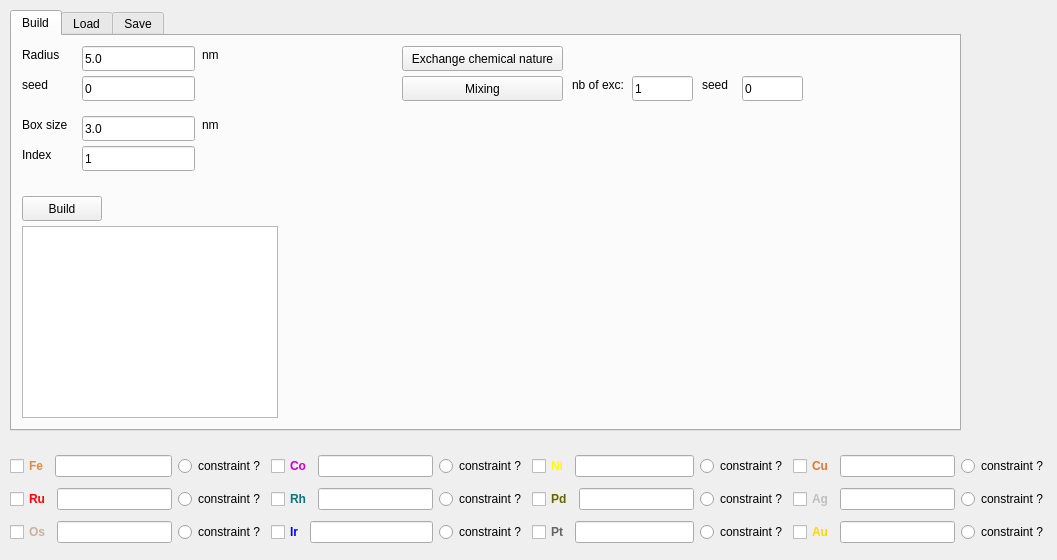
    <widget class="QWidget" name="Build">
     <attribute name="title">
      <string>1 - Build</string>
     </attribute>
     <widget class="QTabWidget" name="tabWidget_7">
      <property name="geometry">
       <rect>
        <x>10</x>
        <y>10</y>
        <width>951</width>
        <height>421</height>
       </rect>
      </property>
      <property name="currentIndex">
       <number>0</number>
      </property>
      <widget class="QWidget" name="tab_2">
       <attribute name="title">
        <string>Build</string>
       </attribute>
       <widget class="QLineEdit" name="WD_lineedit_seed">
        <property name="geometry">
         <rect>
          <x>70</x>
          <y>40</y>
          <width>113</width>
          <height>25</height>
         </rect>
        </property>
        <property name="text">
         <string>0</string>
        </property>
       </widget>
       <widget class="QLineEdit" name="WD_lineedit_radius">
        <property name="geometry">
         <rect>
          <x>70</x>
          <y>10</y>
          <width>113</width>
          <height>25</height>
         </rect>
        </property>
        <property name="text">
         <string>5.0</string>
        </property>
       </widget>
       <widget class="QLabel" name="WD_label_seed">
        <property name="geometry">
         <rect>
          <x>10</x>
          <y>40</y>
          <width>54</width>
          <height>17</height>
         </rect>
        </property>
        <property name="text">
         <string>seed</string>
        </property>
       </widget>
       <widget class="QLabel" name="WD_label_radius">
        <property name="geometry">
         <rect>
          <x>10</x>
          <y>10</y>
          <width>54</width>
          <height>17</height>
         </rect>
        </property>
        <property name="text">
         <string>Radius</string>
        </property>
       </widget>
       <widget class="QPushButton" name="WD_button_build">
        <property name="geometry">
         <rect>
          <x>10</x>
          <y>160</y>
          <width>80</width>
          <height>25</height>
         </rect>
        </property>
        <property name="text">
         <string>Build</string>
        </property>
       </widget>
       <widget class="PeriodicTableDialog" name="tableView">
        <property name="geometry">
         <rect>
          <x>10</x>
          <y>190</y>
          <width>256</width>
          <height>192</height>
         </rect>
        </property>
       </widget>
       <widget class="QLabel" name="WD_label_radius_unit">
        <property name="geometry">
         <rect>
          <x>190</x>
          <y>10</y>
          <width>101</width>
          <height>17</height>
         </rect>
        </property>
        <property name="text">
         <string>nm</string>
        </property>
       </widget>
       <widget class="QLabel" name="WD_label_boxsize_unit">
        <property name="geometry">
         <rect>
          <x>190</x>
          <y>80</y>
          <width>101</width>
          <height>17</height>
         </rect>
        </property>
        <property name="text">
         <string>nm</string>
        </property>
       </widget>
       <widget class="QLabel" name="WD_label_boxsize">
        <property name="geometry">
         <rect>
          <x>10</x>
          <y>80</y>
          <width>54</width>
          <height>17</height>
         </rect>
        </property>
        <property name="text">
         <string>Box size</string>
        </property>
       </widget>
       <widget class="QLineEdit" name="WD_lineedit_boxsize">
        <property name="geometry">
         <rect>
          <x>70</x>
          <y>80</y>
          <width>113</width>
          <height>25</height>
         </rect>
        </property>
        <property name="text">
         <string>3.0</string>
        </property>
       </widget>
       <widget class="QLabel" name="WD_label_configidx">
        <property name="geometry">
         <rect>
          <x>10</x>
          <y>110</y>
          <width>54</width>
          <height>17</height>
         </rect>
        </property>
        <property name="text">
         <string>Index</string>
        </property>
       </widget>
       <widget class="QLineEdit" name="WD_lineedit_configidx">
        <property name="geometry">
         <rect>
          <x>70</x>
          <y>110</y>
          <width>113</width>
          <height>25</height>
         </rect>
        </property>
        <property name="text">
         <string>1</string>
        </property>
       </widget>
       <widget class="QPushButton" name="WD_btn_exchange">
        <property name="geometry">
         <rect>
          <x>390</x>
          <y>10</y>
          <width>161</width>
          <height>25</height>
         </rect>
        </property>
        <property name="text">
         <string>Exchange chemical nature</string>
        </property>
       </widget>
       <widget class="QPushButton" name="WD_btn_mixing">
        <property name="geometry">
         <rect>
          <x>390</x>
          <y>40</y>
          <width>161</width>
          <height>25</height>
         </rect>
        </property>
        <property name="text">
         <string>Mixing</string>
        </property>
       </widget>
       <widget class="QLineEdit" name="WD_LE_mixing_nexchange">
        <property name="geometry">
         <rect>
          <x>620</x>
          <y>40</y>
          <width>61</width>
          <height>25</height>
         </rect>
        </property>
        <property name="text">
         <string>1</string>
        </property>
       </widget>
       <widget class="QLabel" name="WD_LB_mixing_nb_exc">
        <property name="geometry">
         <rect>
          <x>560</x>
          <y>40</y>
          <width>71</width>
          <height>17</height>
         </rect>
        </property>
        <property name="text">
         <string>nb of exc:</string>
        </property>
       </widget>
       <widget class="QLabel" name="WD_LB_mixing_seed">
        <property name="geometry">
         <rect>
          <x>690</x>
          <y>40</y>
          <width>51</width>
          <height>17</height>
         </rect>
        </property>
        <property name="text">
         <string>seed</string>
        </property>
       </widget>
       <widget class="QLineEdit" name="WD_LE_mixing_seed">
        <property name="geometry">
         <rect>
          <x>730</x>
          <y>40</y>
          <width>61</width>
          <height>25</height>
         </rect>
        </property>
        <property name="text">
         <string>0</string>
        </property>
       </widget>
      </widget>
      <widget class="QWidget" name="tab_3">
       <attribute name="title">
        <string>Load</string>
       </attribute>
       <widget class="QPushButton" name="WD_Btn_load">
        <property name="geometry">
         <rect>
          <x>50</x>
          <y>40</y>
          <width>80</width>
          <height>25</height>
         </rect>
        </property>
        <property name="text">
         <string>Load xyz</string>
        </property>
       </widget>
      </widget>
      <widget class="QWidget" name="tab_4">
       <attribute name="title">
        <string>Save</string>
       </attribute>
       <widget class="QPushButton" name="WD_button_save">
        <property name="geometry">
         <rect>
          <x>20</x>
          <y>20</y>
          <width>80</width>
          <height>25</height>
         </rect>
        </property>
        <property name="text">
         <string>Save</string>
        </property>
       </widget>
      </widget>
     </widget>
     <widget class="QWidget" name="layoutWidget">
      <property name="geometry">
       <rect>
        <x>10</x>
        <y>450</y>
        <width>1038</width>
        <height>101</height>
       </rect>
      </property>
      <layout class="QGridLayout" name="PeriodTab">
       <item row="0" column="0">
        <layout class="QHBoxLayout" name="row_3d">
         <item>
          <layout class="QHBoxLayout" name="param_Fe">
           <item>
            <widget class="QCheckBox" name="elt_Fe">
             <property name="autoFillBackground">
              <bool>false</bool>
             </property>
             <property name="styleSheet">
              <string notr="true">color: rgb(224,140,61);
font-weight: bold;</string>
             </property>
             <property name="text">
              <string>Fe</string>
             </property>
             <property name="autoExclusive">
              <bool>false</bool>
             </property>
            </widget>
           </item>
           <item>
            <widget class="QLineEdit" name="lineEdit_Fe"/>
           </item>
           <item>
            <widget class="QRadioButton" name="radioButton_Fe">
             <property name="text">
              <string>constraint ?</string>
             </property>
            </widget>
           </item>
          </layout>
         </item>
         <item>
          <layout class="QHBoxLayout" name="param_Co">
           <item>
            <widget class="QCheckBox" name="elt_Co">
             <property name="autoFillBackground">
              <bool>false</bool>
             </property>
             <property name="styleSheet">
              <string notr="true">color: rgb(200,0,200);
font-weight: bold;</string>
             </property>
             <property name="text">
              <string>Co</string>
             </property>
             <property name="autoExclusive">
              <bool>false</bool>
             </property>
            </widget>
           </item>
           <item>
            <widget class="QLineEdit" name="lineEdit_Co"/>
           </item>
           <item>
            <widget class="QRadioButton" name="radioButton_Co">
             <property name="text">
              <string>constraint ?</string>
             </property>
            </widget>
           </item>
          </layout>
         </item>
         <item>
          <layout class="QHBoxLayout" name="param_Ni">
           <item>
            <widget class="QCheckBox" name="elt_Ni">
             <property name="autoFillBackground">
              <bool>false</bool>
             </property>
             <property name="styleSheet">
              <string notr="true">color: rgb(255,255,0);
font-weight: bold;</string>
             </property>
             <property name="text">
              <string>Ni</string>
             </property>
             <property name="autoExclusive">
              <bool>false</bool>
             </property>
            </widget>
           </item>
           <item>
            <widget class="QLineEdit" name="lineEdit_Ni"/>
           </item>
           <item>
            <widget class="QRadioButton" name="radioButton_Ni">
             <property name="text">
              <string>constraint ?</string>
             </property>
            </widget>
           </item>
          </layout>
         </item>
         <item>
          <layout class="QHBoxLayout" name="param_Cu">
           <item>
            <widget class="QCheckBox" name="elt_Cu">
             <property name="autoFillBackground">
              <bool>false</bool>
             </property>
             <property name="styleSheet">
              <string notr="true">color: rgb(212,123,57);
font-weight: bold;</string>
             </property>
             <property name="text">
              <string>Cu</string>
             </property>
             <property name="autoExclusive">
              <bool>false</bool>
             </property>
            </widget>
           </item>
           <item>
            <widget class="QLineEdit" name="lineEdit_Cu"/>
           </item>
           <item>
            <widget class="QRadioButton" name="radioButton_Cu">
             <property name="text">
              <string>constraint ?</string>
             </property>
            </widget>
           </item>
          </layout>
         </item>
        </layout>
       </item>
       <item row="1" column="0">
        <layout class="QHBoxLayout" name="row_4d">
         <item>
          <layout class="QHBoxLayout" name="param_Ru">
           <item>
            <widget class="QCheckBox" name="elt_Ru">
             <property name="autoFillBackground">
              <bool>false</bool>
             </property>
             <property name="styleSheet">
              <string notr="true">color: rgb(255,0,0);
font-weight: bold;</string>
             </property>
             <property name="text">
              <string>Ru</string>
             </property>
             <property name="autoExclusive">
              <bool>false</bool>
             </property>
            </widget>
           </item>
           <item>
            <widget class="QLineEdit" name="lineEdit_Ru"/>
           </item>
           <item>
            <widget class="QRadioButton" name="radioButton_Ru">
             <property name="text">
              <string>constraint ?</string>
             </property>
            </widget>
           </item>
          </layout>
         </item>
         <item>
          <layout class="QHBoxLayout" name="param_Rh">
           <item>
            <widget class="QCheckBox" name="elt_Rh">
             <property name="autoFillBackground">
              <bool>false</bool>
             </property>
             <property name="styleSheet">
              <string notr="true">color: rgb(6,118,132);
font-weight: bold;</string>
             </property>
             <property name="text">
              <string>Rh</string>
             </property>
             <property name="autoExclusive">
              <bool>false</bool>
             </property>
            </widget>
           </item>
           <item>
            <widget class="QLineEdit" name="lineEdit_Rh"/>
           </item>
           <item>
            <widget class="QRadioButton" name="radioButton_Rh">
             <property name="text">
              <string>constraint ?</string>
             </property>
            </widget>
           </item>
          </layout>
         </item>
         <item>
          <layout class="QHBoxLayout" name="param_Pd">
           <item>
            <widget class="QCheckBox" name="elt_Pd">
             <property name="autoFillBackground">
              <bool>false</bool>
             </property>
             <property name="styleSheet">
              <string notr="true">color: rgb(100,100,0);
font-weight: bold;</string>
             </property>
             <property name="text">
              <string>Pd</string>
             </property>
             <property name="autoExclusive">
              <bool>false</bool>
             </property>
            </widget>
           </item>
           <item>
            <widget class="QLineEdit" name="lineEdit_Pd"/>
           </item>
           <item>
            <widget class="QRadioButton" name="radioButton_Pd">
             <property name="text">
              <string>constraint ?</string>
             </property>
            </widget>
           </item>
          </layout>
         </item>
         <item>
          <layout class="QHBoxLayout" name="param_Ag">
           <item>
            <widget class="QCheckBox" name="elt_Ag">
             <property name="autoFillBackground">
              <bool>false</bool>
             </property>
             <property name="styleSheet">
              <string notr="true">color: rgb(191,191,191);
font-weight: bold;</string>
             </property>
             <property name="text">
              <string>Ag</string>
             </property>
             <property name="autoExclusive">
              <bool>false</bool>
             </property>
            </widget>
           </item>
           <item>
            <widget class="QLineEdit" name="lineEdit_Ag"/>
           </item>
           <item>
            <widget class="QRadioButton" name="radioButton_Ag">
             <property name="text">
              <string>constraint ?</string>
             </property>
            </widget>
           </item>
          </layout>
         </item>
        </layout>
       </item>
       <item row="2" column="0">
        <layout class="QHBoxLayout" name="row_5d">
         <item>
          <layout class="QHBoxLayout" name="param_Os">
           <item>
            <widget class="QCheckBox" name="elt_Os">
             <property name="autoFillBackground">
              <bool>false</bool>
             </property>
             <property name="styleSheet">
              <string notr="true">color: rgb(201,176,156);
font-weight: bold;</string>
             </property>
             <property name="text">
              <string>Os</string>
             </property>
             <property name="autoExclusive">
              <bool>false</bool>
             </property>
            </widget>
           </item>
           <item>
            <widget class="QLineEdit" name="lineEdit_Os">
             <property name="styleSheet">
              <string notr="true"/>
             </property>
            </widget>
           </item>
           <item>
            <widget class="QRadioButton" name="radioButton_Os">
             <property name="styleSheet">
              <string notr="true"/>
             </property>
             <property name="text">
              <string>constraint ?</string>
             </property>
            </widget>
           </item>
          </layout>
         </item>
         <item>
          <layout class="QHBoxLayout" name="param_Ir">
           <item>
            <widget class="QCheckBox" name="elt_Ir">
             <property name="autoFillBackground">
              <bool>false</bool>
             </property>
             <property name="styleSheet">
              <string notr="true">color: rgb(0,0,255);
font-weight: bold;</string>
             </property>
             <property name="text">
              <string>Ir</string>
             </property>
             <property name="autoExclusive">
              <bool>false</bool>
             </property>
            </widget>
           </item>
           <item>
            <widget class="QLineEdit" name="lineEdit_Ir"/>
           </item>
           <item>
            <widget class="QRadioButton" name="radioButton_Ir">
             <property name="text">
              <string>constraint ?</string>
             </property>
            </widget>
           </item>
          </layout>
         </item>
         <item>
          <layout class="QHBoxLayout" name="param_Pt">
           <item>
            <widget class="QCheckBox" name="elt_Pt">
             <property name="autoFillBackground">
              <bool>false</bool>
             </property>
             <property name="styleSheet">
              <string notr="true">color: rgb(100,100,100);
font-weight: bold;</string>
             </property>
             <property name="text">
              <string>Pt</string>
             </property>
             <property name="autoExclusive">
              <bool>false</bool>
             </property>
            </widget>
           </item>
           <item>
            <widget class="QLineEdit" name="lineEdit_Pt"/>
           </item>
           <item>
            <widget class="QRadioButton" name="radioButton_Pt">
             <property name="text">
              <string>constraint ?</string>
             </property>
            </widget>
           </item>
          </layout>
         </item>
         <item>
          <layout class="QHBoxLayout" name="param_Au">
           <item>
            <widget class="QCheckBox" name="elt_Au">
             <property name="autoFillBackground">
              <bool>false</bool>
             </property>
             <property name="styleSheet">
              <string notr="true">color: rgb(255,214,0);
font-weight: bold;</string>
             </property>
             <property name="text">
              <string>Au</string>
             </property>
             <property name="autoExclusive">
              <bool>false</bool>
             </property>
            </widget>
           </item>
           <item>
            <widget class="QLineEdit" name="lineEdit_Au"/>
           </item>
           <item>
            <widget class="QRadioButton" name="radioButton_Au">
             <property name="text">
              <string>constraint ?</string>
             </property>
            </widget>
           </item>
          </layout>
         </item>
        </layout>
       </item>
      </layout>
     </widget>
    </widget>
